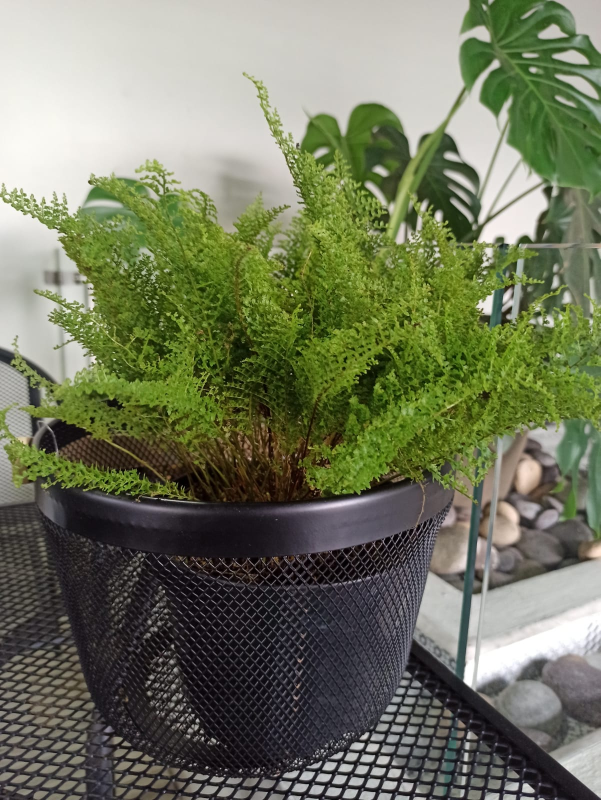
#> input picture ImageProcessor/media/original/Arbusto.jpeg, 1201 x 1600 px (shown at 1/2 size)
$ python -i utils.py   (imports and definitions only)
#> lines starting #> are read from the running program, lines starting #| are printed output that depends on the picture; after the words box and inside, x2 and y2 are one past the last pixel; in counts of white or black regions, pixels touching at a corner belong together
# utils.py

import cv2 as cv
from django.conf import settings
import numpy as np
from rembg import remove
import os

def remove_background(image_path):
    input_path = image_path
    output_path = os.path.join(settings.MEDIA_ROOT, 'processed', os.path.basename(image_path))
    with open(input_path, 'rb') as inp, open(output_path, 'wb') as outp:
        background_output = remove(inp.read())
        outp.write(background_output)
    return output_path

def apply_color_filters(image_path):
#> called with image_path = '../media/original/Arbusto.jpeg'
    imga = cv.imread(image_path, 1)
#> imga is the input picture: shape (1600, 1201, 3); mean B, G, R 93.1, 118.3, 112.8
    img = cv.resize(imga, (640, 480))
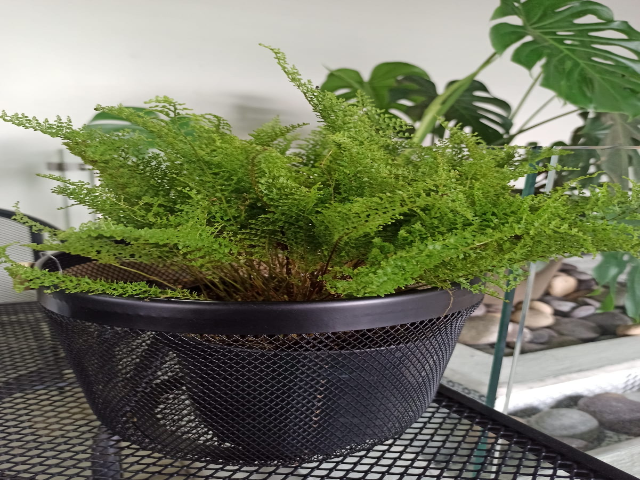
#> img: shape (480, 640, 3); mean B, G, R 93, 118.2, 112.7
    img_hsv = cv.cvtColor(img, cv.COLOR_BGR2HSV)
#> img_hsv: shape (480, 640, 3); mean H, S, V 57.5, 77.6, 121.2

    # Definir los rangos de color
    blancoBajo = np.array([0, 0, 200], np.uint8)
    blancoAlto = np.array([180, 50, 255], np.uint8)

    verdeBajo = np.array([40, 50, 50])
    verdeAlto = np.array([80, 255, 255])

    amarilloBajo = np.array([20, 50, 50])
    amarilloAlto = np.array([39, 255, 255])

    # Aplicar los filtros
    maskYellow = cv.inRange(img_hsv, amarilloBajo, amarilloAlto)
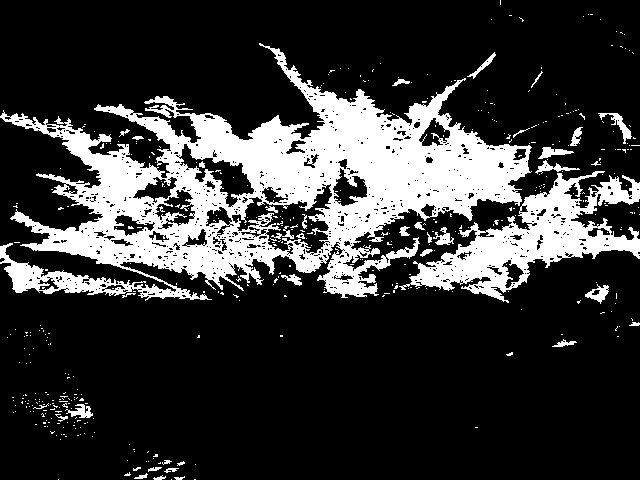
#> maskYellow: shape (480, 640); 21.5% white; 435 white regions (398 under 20 px), largest, box (x1, y1, x2, y2) and area: (0, 43, 532, 301) 51528, (399, 171, 640, 303) 10718, (598, 113, 632, 144) 264
    filterYelow = cv.bitwise_and(img, img, mask=maskYellow)
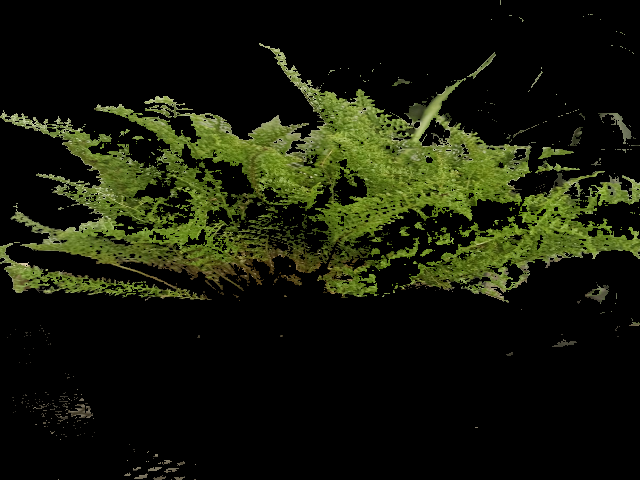
#> filterYelow: shape (480, 640, 3); mean B, G, R 9.8, 25.5, 21.9

    maskGreen = cv.inRange(img_hsv, verdeBajo, verdeAlto)
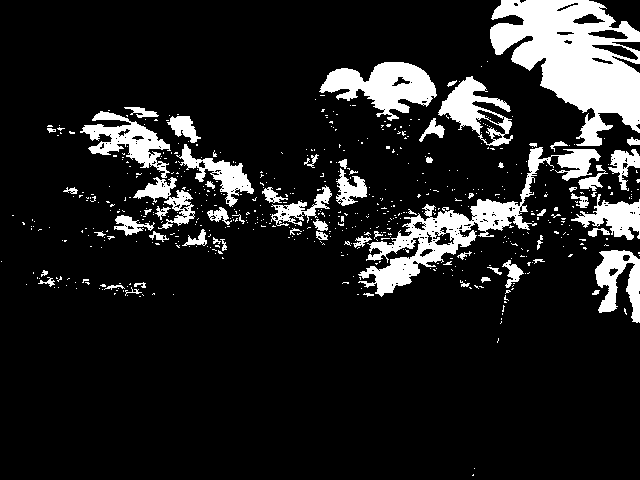
#> maskGreen: shape (480, 640); 13% white; 597 white regions (532 under 20 px), largest, box (x1, y1, x2, y2) and area: (490, 0, 640, 146) 11899, (358, 147, 601, 297) 6551, (319, 62, 437, 121) 3564
    filterGreen = cv.bitwise_and(img, img, mask=maskGreen)
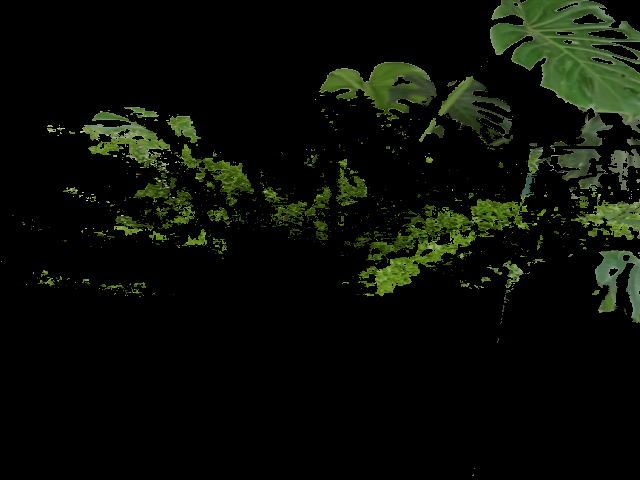
#> filterGreen: shape (480, 640, 3); mean B, G, R 6.1, 13.6, 10.1

    maskWhite = cv.inRange(img_hsv, blancoBajo, blancoAlto)
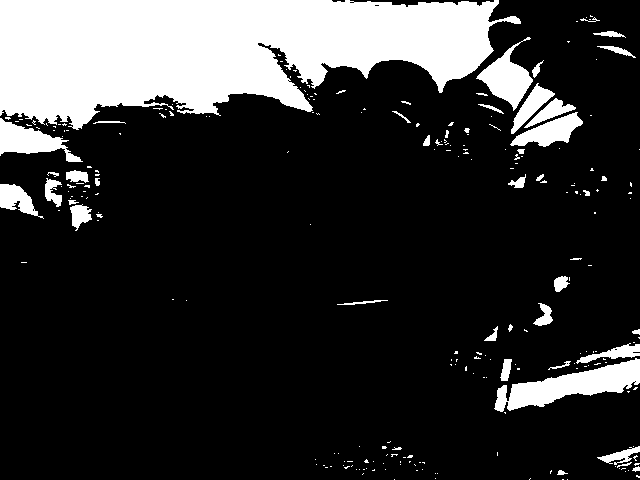
#> maskWhite: shape (480, 640); 19.5% white; 241 white regions (197 under 20 px), largest, box (x1, y1, x2, y2) and area: (0, 0, 521, 130) 45554, (494, 358, 640, 412) 3435, (476, 37, 533, 111) 1712
    filterWhite = cv.bitwise_and(img, img, mask=maskWhite)
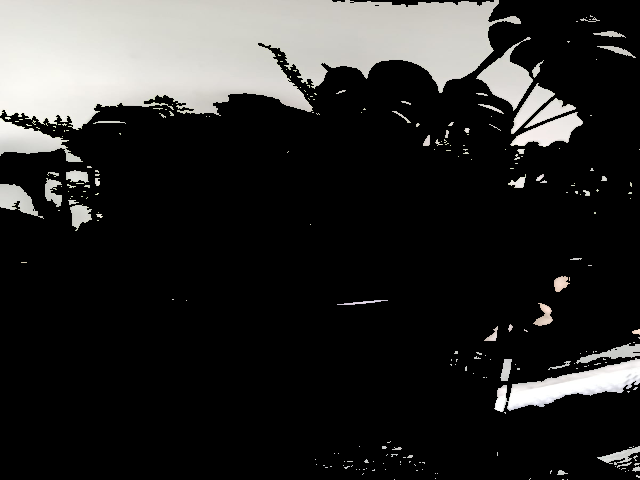
#> filterWhite: shape (480, 640, 3); mean B, G, R 41.6, 42.7, 43

    # Contar el número de píxeles en cada máscara
    total_pixels = img.shape[0] * img.shape[1]
#> total_pixels = 307200

    yellow_pixels = cv.countNonZero(maskYellow)
#> yellow_pixels = 66041
    green_pixels = cv.countNonZero(maskGreen)
#> green_pixels = 39943
    white_pixels = cv.countNonZero(maskWhite)
#> white_pixels = 59982

    # Calcular el porcentaje de cada color
    yellow_percentage = (yellow_pixels / total_pixels) * 100
#> yellow_percentage = 21.5
    green_percentage = (green_pixels / total_pixels) * 100
#> green_percentage = 13
    white_percentage = (white_pixels / total_pixels) * 100
#> white_percentage = 19.53

    # Determinar el diagnóstico
    diagnosis = "Planta sana"
    if green_percentage < 20:
        diagnosis = "No es una planta o la limpieza falló"
    if yellow_percentage >= 10:
        diagnosis = "Posible Botritis, mildiu o falta de agua"
    if white_percentage >= 2:
        diagnosis = "Posible ataque de Oidio"

    # Guardar las imágenes filtradas
    output_dir = os.path.join(os.path.dirname(image_path), 'filtered')
    os.makedirs(output_dir, exist_ok=True)

    green_filtered_path = os.path.join(output_dir, 'green_filtered.png')
    white_filtered_path = os.path.join(output_dir, 'white_filtered.png')
    yellow_filtered_path = os.path.join(output_dir, 'yellow_filtered.png')

    cv.imwrite(green_filtered_path, filterGreen)
    cv.imwrite(white_filtered_path, filterWhite)
    cv.imwrite(yellow_filtered_path, filterYelow)

    return {
        'filtered_images': {
            'green': green_filtered_path,
            'white': white_filtered_path,
            'yellow': yellow_filtered_path,
        },
        'diagnosis': diagnosis,
        'percentages': {
            'yellow': yellow_percentage,
            'green': green_percentage,
            'white': white_percentage,
        }
    }

>>> result = apply_color_filters('../media/original/Arbusto.jpeg')
#> result = 3 items
